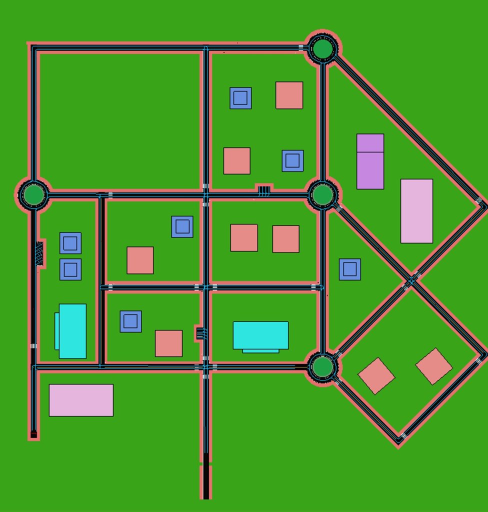
#> input picture mapeamento/mapa_cidade.jpg, 976 x 1024 px (shown at 1/2 size); its folder holds 5 pictures in this run; the run also reads 1 picture not shown here
$ jupyter execute --allow-errors projeto_final_vini.ipynb
#> lines starting #> are read from the running program, lines starting #| are printed output that depends on the picture; after the words box and inside, x2 and y2 are one past the last pixel; in counts of white or black regions, pixels touching at a corner belong together
### hydrone-sim-python/Reward_Guided_RRT.py
import math
import random as rd
import numpy as np
import cv2

from viz import Visualization
from cost_map import CostMap
from obstacle import Obstacle
from bias_roulett import Roulette
from goal import Goal
from Node import Node
from class_map import Map
import os
import sys
import yaml
import shutil

# Codigo com a politica de goal inviavel antigo

SCRIPT_DIR = os.path.dirname(os.path.abspath(__file__))

# ══════════════════════════════════════════════════════════════════
# NodeTree  —  lightweight tree container that works with Node IDs
# ══════════════════════════════════════════════════════════════════

class NodeTree:
    """
    Holds a set of Node objects indexed by their integer ID.
    Also stores edges as (parent_id, child_id) pairs for visualisation.
    """
    # [11 lines left out: functions __init__, add_node, not called in this run]

    def get_node(self, node_id: int) -> Node:
        return self.nodes[node_id]

    # [21 lines left out: functions nearest, ancestor_path, not called in this run]

    @property
    def all_positions(self) -> list[np.ndarray]:
        return [n.position for n in self.nodes.values()]

    # [9 lines left out: function all_edges, not called in this run]


# ══════════════════════════════════════════════════════════════════
# Thin wrapper so Visualization.update() can consume our trees
# ══════════════════════════════════════════════════════════════════

class _VizTree:
    """Minimal duck-type that matches what Visualization.update() expects."""
    def __init__(self):
        self.vertexes: list[np.ndarray] = []
        self.edges: list = []   # list of [p1, p2]


# [14 lines left out: function create_goal, not called in this run]


# ══════════════════════════════════════════════════════════════════
# RRT planner
# ══════════════════════════════════════════════════════════════════

class Reward_Guided_RRT:
    def __init__(self, max_iter: int, dist: int, scenario: str, budget: float = 0.0):
        with open('scenerys.yaml', 'r') as f:
                    config = yaml.safe_load(f)

        # ── inital configs ────────────────────────────────────────
        self.SCENARIO = scenario
        scenario_data = config[scenario]
        self.MAX_ITER     = max_iter                               # max tree iteration to expand
        self.DIST         = dist                                   # step size
        self.MIN_REACH    = float(scenario_data['reach_distance']) # goal / start reach radius
        self.BUDGET       = 600.0                                   # total travel budget
        self.BOUNDS       = np.array(scenario_data['map_bounds'])
        self.MAX_IMPROV_ITER = 1000
        self.ITER_RET_FACTOR: int = 1
        if self.MIN_REACH == 50:
            self.ITER_RET_FACTOR = 3
        elif self.MIN_REACH == 25:
            self.ITER_RET_FACTOR = 2
        elif self.MIN_REACH == 10:
            self.ITER_RET_FACTOR = 1.5
        self.MAX_ITER_RET = self.MAX_ITER/self.ITER_RET_FACTOR      # safety cap per returning phase

        # ── Image map usage ────────────────────────────────────────
        self.use_map = scenario_data['use_image_for_obstacles']
        self.mapa = None
        if self.use_map:
            parameters = {  'xlim': [self.BOUNDS[0], self.BOUNDS[1]],
                            'ylim': [self.BOUNDS[2], self.BOUNDS[3]]
            }
            self.mapa = Map(parameters, img='maps/city_map.jpeg')

        # ── Environment configs ────────────────────────────────────────
        self.underwater_consume = 1.0
        self.air_consume = 1.0


        # ── goals and obstacles ────────────────────────────────────
        goals_array    = np.array(scenario_data['goals'])
        obstacles_array = scenario_data['obstacles']
        cost_points = scenario_data['cost_points']
        self.goal_idx = 0
        self.start_pos  = np.array(scenario_data['start'])
        self.ending_pos = np.array(scenario_data['end'])


        self.goals: list[Goal] = []

        self.obstacles : list[Obstacle] = []

        if obstacles_array != None:
            for o_data in obstacles_array:
                o = Obstacle(o_data)

                if o.check_collision_goal(self.start_pos,self.MIN_REACH):
                    print(f"ERROR: The start point {self.start_pos} is inside an obstacle. Stopping execution.")
                    import sys
                    sys.exit(1)

                self.obstacles.append(o)

        for g_data in goals_array:
            g = create_goal(g_data, self.goal_idx)

            if obstacles_array!= None:
                # Verifica se há colisão com QUALQUER um dos obstáculos da lista
                in_collision = any(obs.check_collision_goal(g_data[:2],self.MIN_REACH) for obs in self.obstacles)

                if in_collision:
                    print(f"ERROR: Collision at goal {g_data}.")
                    import sys
                    sys.exit(1)
                else:
                    # Adiciona o goal APENAS UMA VEZ após validar contra todos os obstáculos
                    self.goals.append(g)
                    self.goal_idx += 1
            else:
                self.goals.append(g)
                self.goal_idx += 1


        # ── cost map ────────────────────────────────────
        self.cost_map = CostMap(base_cost=1.0)

        if cost_points != None:
            for data in cost_points:
                self.cost_map.add_gaussian_cost(data[0],data[1],data[2],data[3])

        # ── global node ID counter ─────────────────────────────────
        self._node_counter = 0

        # Place holder para os nodes adicionados no caminho final

        self.end_nodes = []

        # ── goal tracking ──────────────────────────────────────────
        self.unfeasible_goals: list[Goal] = []
        self.reached_goals:    list[Goal] = []

        # ── roulettes ──────────────────────────────────────────────
        # Outgoing: biased toward all goals, 20% random
        self.out_roulette = Roulette(self.goals,self.cost_map,self.BOUNDS)

        # Returning: only targets the start (20% random, 80% start)
        self._start_goal  = Goal(self.start_pos.copy(), 1, 0)
        self._end_goal    = Goal(self.ending_pos.copy(), 1, 1)
        self.ret_roulette = Roulette([self._end_goal],self.cost_map,self.BOUNDS)

        # ── trees ──────────────────────────────────────────────────
        self.out_tree: NodeTree = self._new_out_tree(self.start_pos, 0.0)
        self.ret_tree: NodeTree | None = None

        # ── solution state ─────────────────────────────────────────
        # going_path: list of legs, each leg is a list of Nodes
        self.going_path:     list[list[Node]] = []
        self.returning_path: list[Node]       = []
        self.all_outward_tree: NodeTree | None = None

        # ── phase control ──────────────────────────────────────────
        self._returning_phase       = False
        self._pending_goal:    Goal | None       = None
        self._pending_segment: list[Node]        = []

        self._iter_out = 0
        self._iter_ret = 0
        self._ret_consec_fail = 0
        self._ret_consec_fail_max = 50
        self.done      = False

        # ── visualisation wrappers ─────────────────────────────────
        self._viz_out = _VizTree()
        self._viz_ret = _VizTree()
        self._viz_all_out = _VizTree()
        self.trees    = [self._viz_out, self._viz_ret]

        # ── data aquisition variables ──────────────────────────────
        self.total_budget_used = 0
        self.total_reward_collected = 0
        self.total_reward_available = 0

    # ── Node / Tree factories ─────────────────────────────────────

    # [54 lines left out: functions _make_node, _new_out_tree, _new_ret_tree, _steer, _collision, not called in this run]

    def _in_bounds(self, pos: np.ndarray) -> bool:
        xmin, xmax, ymin, ymax = self.BOUNDS
        return xmin <= pos[0] <= xmax and ymin <= pos[1] <= ymax

    # [44 lines of commented-out code are left out]

    # [482 lines left out: functions _sample_out, _sample_ret, _get_neighbors_in_radius, _choose_parent, _rewire, _propagate_cost and 9 more, not called in this run]

    def print_goals_list(self):
        for g in self.goals:
            print(f"[{g.pos[0]}, {g.pos[1]}, {g.reward}],")

    # ── 2opt optimization ──────────────────────────────────────────


    # [463 lines left out: functions _two_opt, _greedy_path_shortcut, _shortcut_segment, _improve_path, _merge_outward_tree, _merge_return_tree and 2 more, not called in this run]


# Funcao para gerar goals, mexer depois se precisar

# rd.seed(42) #Mude o valor da seed caso queira valores aleatorios iguais.

        # Este while e um resquicio de quando criavamos os goals de forma aleatoria, use apenas para criar novos cojuntos de goal para testes!
        # while len(self.goals) < 50:
        #     candidate_pos = np.array([float(rd.randn(25, 975)), float(rd.randn(25, 975))])

        # Evitar que goals se sobrepoem (raio) distancia entre eles >= raio de coleta

        #     # Check if candidate position is inside a black obstacle pixel
        #     if not self.mapa.collision(candidate_pos):
        #         reward = rd.randn(10, 300)
        #         print(f"[{int(candidate_pos[0])}, {int(candidate_pos[1])}, {reward}],")
        #         self.goals.append(Goal(candidate_pos, reward, 420))

### projeto_final_vini.ipynb
# Projeto Final — Robô Autônomo V.I.N.I. (Navegação Urbana no CoppeliaSim)

Este notebook concentra o pipeline completo de navegação autônoma do triciclo **V.I.N.I.**, dividido em 4 módulos integrados:

1. **Módulo 1 — Mapeamento e Calibração (Occupancy Grid 2D em Dupla Camada)**:
   - **Camada de Navegação (`grid_rrt.npy`)**: Livre (`0`) apenas no asfalto das vias e rotatórias (com inflação C-Space para segurança contra o meio-fio); Ocupado (`1`) em calçadas, canteiros, grama e prédios.
   - **Camada de Obstáculos Físicos (`grid_mcl.npy`)**: Ocupado (`1`) apenas nos **20 prédios físicos 3D** que possuem altura e refletem o feixe do LiDAR 2D (`fastHokuyo`); Livre (`0`) no asfalto, calçadas e grama.
   - **Calibração e Alinhamento 180° (`map_config.json`, `mapa_rrt_pb_coppelia.png`)**: Alinhamento métrico automático com o Occupancy Grid de referência do CoppeliaSim (`0,08153 m/px`, erro máx. `2,8 cm`).
2. **Módulo 2 — Localização Probabilística (MCL / Filtro de Partículas)**:
   - Pré-cálculo do *Likelihood Field* (mapa de distância até prédios 3D), classe vetorizada `ParticleFilterMCL` e localização global ao vivo com o `fastHokuyo` no CoppeliaSim.
3. **Módulo 3 — Planejamento de Caminhos (Reward-Guided RRT\*)**:
   - Integração calibrada do planejador em `hydrone-sim-python/` sobre o mapa urbano alinhado ao CoppeliaSim, com visualização da árvore/rota e exportação dos *waypoints* para o controle.
4. **Módulo 4 — Controle Cinemático (Modelo Bicicleta / Ackermann — Pure Pursuit)**:
   - Controlador `PurePursuitController` com janela de busca progressiva e malha fechada completa no CoppeliaSim integrando RRT\*, odometria real das juntas (`rear_wheel_joint` + `steering_joint`), MCL e rastreamento de trajetória.

---
## Módulo 1: Mapeamento e Geração das Grades de Ocupação (`grid_rrt` e `grid_mcl`)

### Célula 1: Importar bibliotecas e carregar a imagem do cenário urbano

[cell 1]
import os
import json
import cv2
import numpy as np
import matplotlib.pyplot as plt

# Garante que a pasta mapeamento/ seja encontrada tanto rodando da raiz quanto de subpastas
BASE_DIR = os.path.abspath(".")
if os.path.basename(BASE_DIR) == "mapeamento":
    MAP_DIR = BASE_DIR
else:
    MAP_DIR = os.path.join(BASE_DIR, "mapeamento")

os.makedirs(MAP_DIR, exist_ok=True)
IMG_PATH = os.path.join(MAP_DIR, "mapa_cidade.jpg")

img_bgr = cv2.imread(IMG_PATH)
#> img_bgr is the input picture: shape (1024, 976, 3); mean B, G, R 45.2, 149.4, 75.6
if img_bgr is None:
    raise FileNotFoundError(f"Imagem não encontrada em: {IMG_PATH}")

img_rgb = cv2.cvtColor(img_bgr, cv2.COLOR_BGR2RGB)
H, W, _ = img_rgb.shape
print(f"Mapa carregado com sucesso! Dimensões da matriz: W={W} cols x H={H} rows")
#| Mapa carregado com sucesso! Dimensões da matriz: W=976 cols x H=1024 rows

plt.figure(figsize=(7, 7))
plt.imshow(img_rgb)
plt.title(f"Vista Superior Original do Cenário Urbano ({W}x{H} px)")
plt.xlabel("Coluna (col - px)")
plt.ylabel("Linha (row - px)")
plt.tight_layout()
plt.show()

### Célula 2: Segmentação por Cor e Topologia (Asfalto Contínuo vs. Prédios 3D)

- **Separação dos Prédios (`grid_mcl.npy`)**: Na imagem do cenário, alguns prédios têm a mesma cor salmão das calçadas. Porém, **todos os 20 prédios** estão fisicamente isolados dentro dos quarteirões de grama, enquanto as calçadas formam um único componente conexo colado à malha viária. Combinando limiarização da grama com análise de componentes conexas (`cv2.connectedComponentsWithStats`), separamos com 100% de precisão os **20 prédios 3D** (azuis, salmão, ciano, roxo e rosa) sem confundir nenhum pixel de calçada.
- **Separação do Asfalto**: Dentro da malha viária, removemos as calçadas salmão e aplicamos fechamento morfológico (`cv2.MORPH_CLOSE`) para absorver as faixas de pedestres brancas e linhas-guia azuis, tornando o asfalto **100% contínuo**.

[cell 2]
# Conversão para int16 evita overflow de uint8 em comparações de canais RGB
rgb_i16 = img_rgb.astype(np.int16)

# 1. Máscara da grama (fundo verde e ilhas centrais das rotatórias)
grass_mask = (
    (rgb_i16[:, :, 1] > 110)
    & (rgb_i16[:, :, 1] > rgb_i16[:, :, 0] + 40)
    & (rgb_i16[:, :, 1] > rgb_i16[:, :, 2] + 50)
)
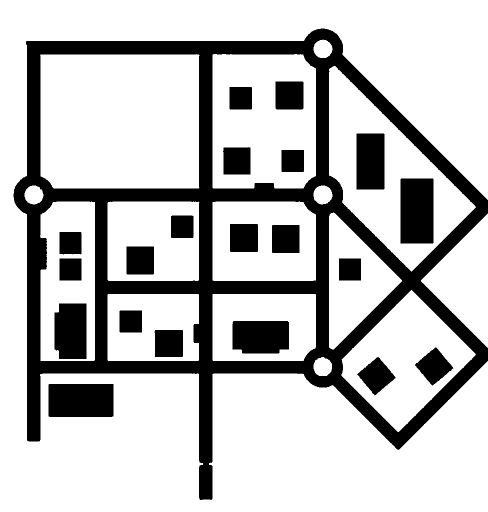
#> grass_mask: shape (1024, 976) bool (shown at 1/2 size); 75.2% white; 21 black regions, largest, box (x1, y1, x2, y2) and area: (27, 57, 976, 1000) 172474, (801, 357, 867, 487) 8577, (97, 768, 227, 834) 8574
non_grass = (~grass_mask).astype(np.uint8)

# 2. Análise topológica de componentes conexas do que não é grama:
#    - O maior componente (~172 mil px) é a malha viária + calçadas.
#    - Os outros 20 componentes (área > 500 px) são exatamente os 20 prédios físicos 3D!
num_labels, labels, stats, centroids = cv2.connectedComponentsWithStats(non_grass, connectivity=8)
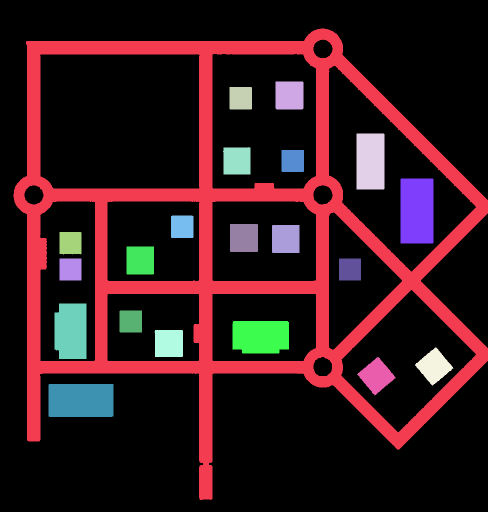
#> labels: shape (1024, 976) int32 (shown at 1/2 size); 22 distinct labels, from 0 to 21; one colour per label, 0 black
#> num_labels = 22; stats = 22 rows, first 6: [0, 0, 976, 1024, 751448], [27, 57, 949, 943, 172474], [551, 163, 56, 56, 3129], [459, 174, 45, 45, 2022], [713, 267, 56, 112, 6270], [446, 294, 55, 55, 2919]; centroids = 22 rows, first 8: [491.7, 514.7], [471.8, 485.8], [578.5, 190.5], [481, 196], [740.5, 322.5], [473.5, 321.5], [585, 321.5], [833.5, 421.5]
comp_areas = [
    (i, stats[i, cv2.CC_STAT_AREA])
    for i in range(1, num_labels)
    if stats[i, cv2.CC_STAT_AREA] > 500
]
#> comp_areas = [(1, 172474), (2, 3129), (3, 2022), (4, 6270), (5, 2919), (6, 1978), (7, 8577), (8, 2019), (9, 3133), (10, 3078), (11, 1939), (12, 3078), (13, 1936), (14, 1936), (15, 6783), (16, 1978), (17, 7031), (18, 3024), (19, 3051), (20, 3047), (21, 8574)]
comp_areas.sort(key=lambda x: -x[1])

road_comp_id = comp_areas[0][0]
#> road_comp_id = 1
building_ids = [idx for idx, _ in comp_areas[1:]]
#> building_ids = [7, 21, 17, 15, 4, 9, 2, 10, 12, 19, 20, 18, 5, 3, 8, 6, 16, 11, 13, 14]

# Camada de Obstáculos Físicos para o LiDAR / MCL (1 = Prédio 3D, 0 = Livre para o laser)
grid_mcl = np.isin(labels, building_ids).astype(np.uint8)
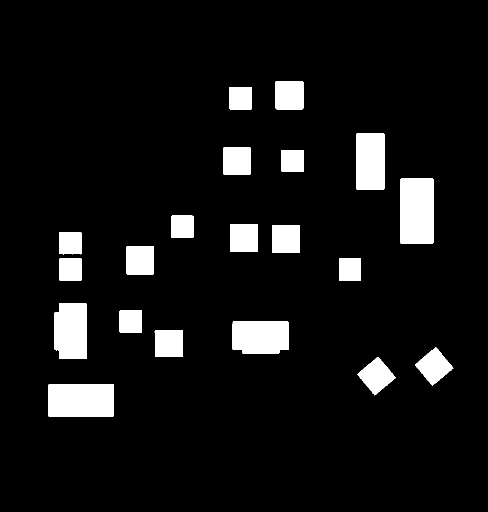
#> grid_mcl: shape (1024, 976) (shown at 1/2 size); values 0 (black) and 1 (white), 7.6% white; 20 white regions, largest, box (x1, y1, x2, y2) and area: (801, 357, 867, 487) 8577, (97, 768, 227, 834) 8574, (465, 642, 578, 707) 7031
kernel_predios = cv2.getStructuringElement(cv2.MORPH_RECT, (5, 5))
grid_mcl = cv2.morphologyEx(grid_mcl, cv2.MORPH_CLOSE, kernel_predios)
#> grid_mcl: shape (1024, 976); values 0 (black) and 1 (white), 7.6% white; 20 white regions, largest, box (x1, y1, x2, y2) and area: (801, 357, 867, 487) 8577, (97, 768, 227, 834) 8574, (465, 642, 578, 707) 7033

# 3. Isolar o Asfalto dentro da malha viária (removendo as calçadas salmão)
road_network_mask = (labels == road_comp_id)
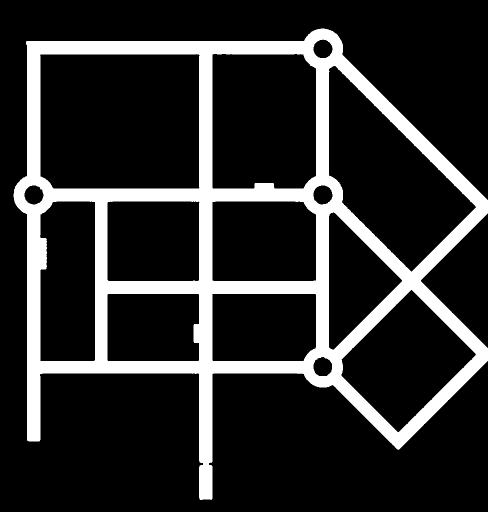
#> road_network_mask: shape (1024, 976) bool (shown at 1/2 size); 17.3% white; 1 white region, box (x1, y1, x2, y2) and area: (27, 57, 976, 1000) 172474
sidewalk_color = (
    (rgb_i16[:, :, 0] > 115)
    & (rgb_i16[:, :, 0] > rgb_i16[:, :, 1] + 25)
    & (rgb_i16[:, :, 0] > rgb_i16[:, :, 2] + 15)
)
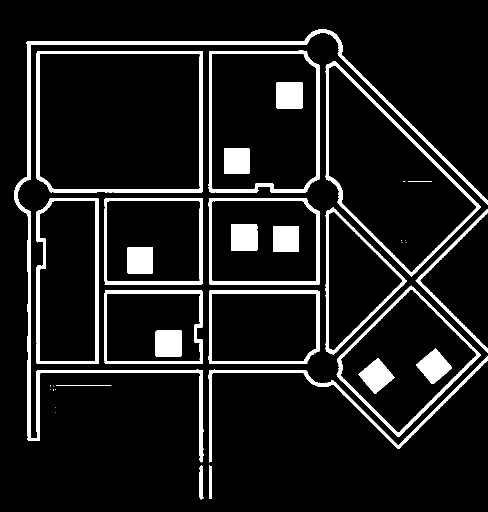
#> sidewalk_color: shape (1024, 976) bool (shown at 1/2 size); 10% white; 38 white regions (13 under 20 px), largest, box (x1, y1, x2, y2) and area: (28, 58, 976, 925) 16584, (73, 102, 406, 385) 7992, (651, 122, 962, 553) 6806
raw_asphalt = (road_network_mask & (~sidewalk_color)).astype(np.uint8)
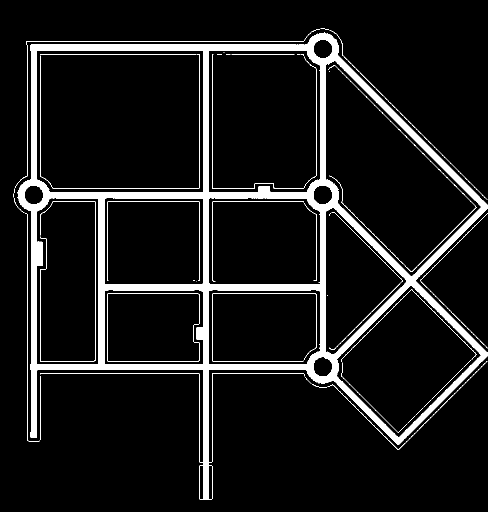
#> raw_asphalt: shape (1024, 976) (shown at 1/2 size); values 0 (black) and 1 (white), 9.4% white; 48 white regions (24 under 20 px), largest, box (x1, y1, x2, y2) and area: (35, 65, 976, 1000) 83649, (80, 402, 191, 723) 908, (657, 131, 953, 544) 907

# Abertura 3x3 (remove borda de 1px de compressão JPEG) + Fechamento 7x7 (une faixas de pedestres e marcações)
k_open = cv2.getStructuringElement(cv2.MORPH_ELLIPSE, (3, 3))
k_close = cv2.getStructuringElement(cv2.MORPH_ELLIPSE, (7, 7))
asphalt_clean = cv2.morphologyEx(raw_asphalt, cv2.MORPH_OPEN, k_open)
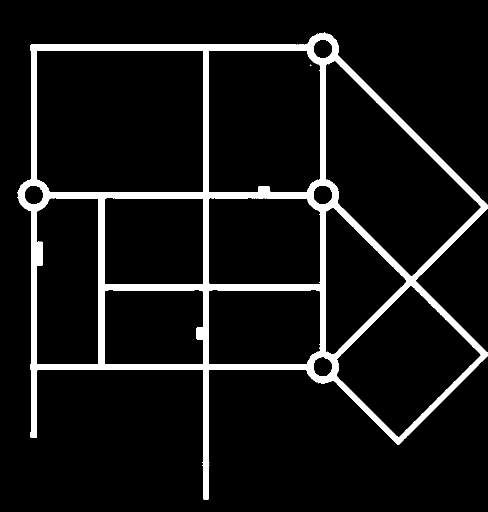
#> asphalt_clean: shape (1024, 976) (shown at 1/2 size); values 0 (black) and 1 (white), 8.3% white; 2 white regions (1 under 20 px), largest, box (x1, y1, x2, y2) and area: (35, 65, 976, 999) 82491
asphalt_clean = cv2.morphologyEx(asphalt_clean, cv2.MORPH_CLOSE, k_close)
#> asphalt_clean: shape (1024, 976); values 0 (black) and 1 (white), 8.3% white; 2 white regions (1 under 20 px), largest, box (x1, y1, x2, y2) and area: (35, 65, 976, 999) 82732

# Seleciona o componente conexo único da pista de asfalto
n_a, lbl_a, st_a, _ = cv2.connectedComponentsWithStats(asphalt_clean, connectivity=8)
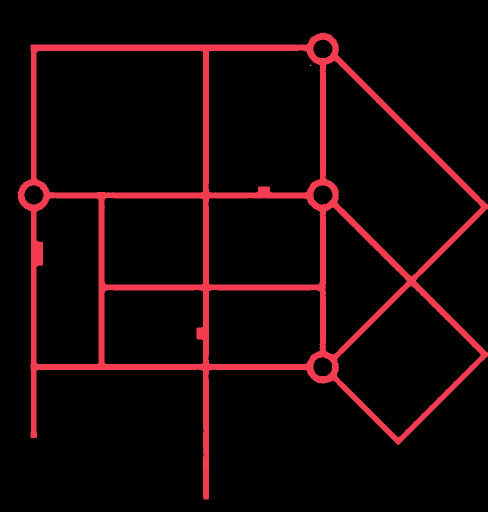
#> lbl_a: shape (1024, 976) int32 (shown at 1/2 size); 3 distinct labels, from 0 to 2; one colour per label, 0 black
#> n_a = 3; st_a = [[0, 0, 976, 1024, 916687], [35, 65, 941, 934, 82732], [620, 129, 3, 3, 5]]
main_asphalt_id = 1 + int(np.argmax(st_a[1:, cv2.CC_STAT_AREA]))
#> main_asphalt_id = 1
#> (the rest of the program and of its run is left out)
